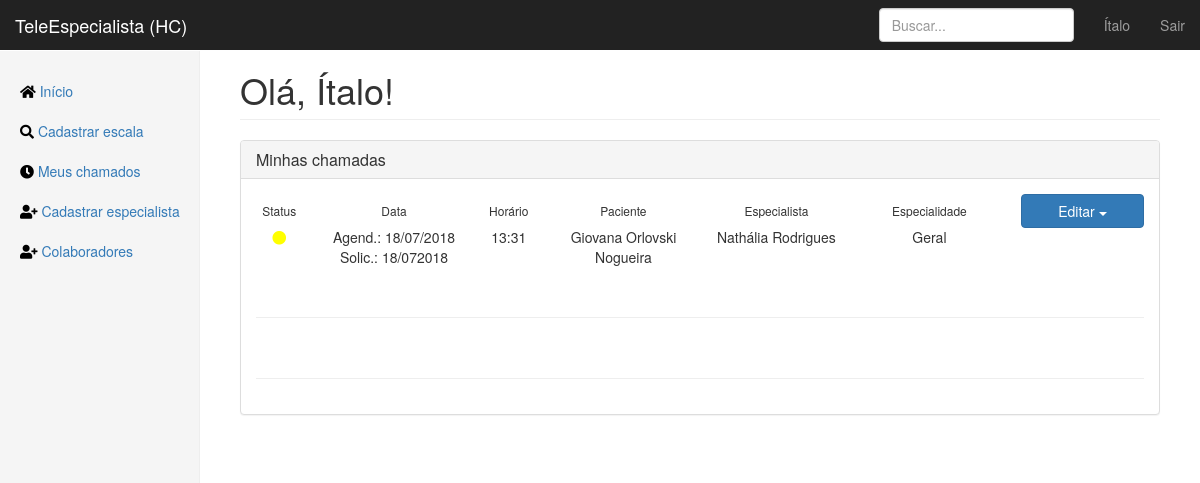
Screenshot of /home (signed in) with the database file from the repository.
### app/models.py (models this page shows, shortened)
class User(db.Model, UserMixin):
    id = db.Column(db.Integer, primary_key=True)
    email = db.Column(db.String(120), unique=True, nullable=False)
    password = db.Column(db.String(64), nullable=False)
    image_file = db.Column(db.String(100))
    crm = db.Column(db.Integer, unique=True, nullable=False)
    fullname = db.Column(db.String(256), nullable=False)
    birthdate = db.Column(db.DateTime)
    birthcity = db.Column(db.String(256))
    birthstate = db.Column(db.String(2))
    rg = db.Column(db.String(12), unique=True, nullable=False)
    cpf = db.Column(db.String(12), unique=True, nullable=False)
    cep = db.Column(db.Integer)
    place = db.Column(db.String(64))
    address = db.Column(db.String(256))
    neighborhood = db.Column(db.String(128))
    city = db.Column(db.String(128))
    state = db.Column(db.String(2))
    phone_1 = db.Column(db.String(16), nullable=False)
    phone_2 = db.Column(db.String(16))
    specialties = db.relationship('Specialty', secondary=joinsSpecialtyUser,
    backref=db.backref('doctors', lazy='dynamic'))
    consultas = db.relationship('Consulta', secondary=joinConsultaUser,
    backref=db.backref('doctors', lazy='dynamic'))
    shifts = db.relationship('Calendar', secondary=joinCalendarUser,
    backref=db.backref('doctor', lazy='dynamic'))

class Consulta(db.Model):
    id = db.Column(db.Integer, primary_key=True)
    data_solicitacao = db.Column(db.DateTime, default=datetime.datetime.now)
    data_agendada = db.Column(db.DateTime, default=datetime.datetime.now)
    nome_paciente = db.Column(db.String(256))
    status = db.Column(db.String(256), default="Aguardando") # Aguardando, Confirmada, Cancelada
    link_consulta = db.Column(db.String(256), default="Empty")
    def get_other_doctor(self, user_eu):
        return self.doctors.filter(User.id!=user_eu.id)[0]

class Specialty(db.Model):
    id = db.Column(db.Integer, primary_key=True)
    specialty = db.Column(db.String(64), unique=True, nullable=False)
    service_days = db.relationship('Calendar', backref='specialty')

### app/routes.py (the view)
@app.route("/home")
@login_required
def home():
    if current_user.specialties[0].specialty == 'Geral':
        homepage = 'home.html'
    else:
        homepage = 'homeSpecialist.html'
    return render_template(homepage, title="Início - TeleEspecialista")

### app/models.py (called while the page is built)
@login_manager.user_loader
def load_user(user_id):
    return User.query.get(int(user_id))

### app/templates/homeSpecialist.html (shortened to what this page needs)
{% extends "layout_specialist.html" %}
{% block content %}
<h1 class="page-header">Olá, {{ current_user.fullname.split(' ', 1)[0] }}!</h1>
<div class="panel panel-default">
    <div class="panel-heading">
        <h3 class="panel-title">Minhas chamadas</h3>
    </div>
    <div class="panel-body">
        {% for consulta in current_user.consultas[::-1] %}
        <div class="row">
            <div class="col-md-1 text-center">
                <h6>Status</h6>
                {% if consulta.status == "Aguardando" %}
                <i class="fas fa-circle" style="color:yellow;"></i>
                {% elif consulta.status == "Confirmada" %}
                <i class="fas fa-circle" style="color:lightgreen;"></i>
                {% else %}
                <i class="fas fa-circle" style="color:red;"></i>
                {%endif%}
            </div>
            <div class="col-md-2 text-center">
                <h6>Data</h6>
                Agend.: {{ consulta.data_agendada.strftime('%d/%m/%Y') }}
                Solic.: {{ consulta.data_solicitacao.strftime('%d/%m%Y') }}
            </div>
            <div class="col-md-1 text-center">
                <h6>Horário</h6>
                <p>{{ consulta.data_agendada.strftime('%H:%M') }}</p>
            </div>
            <div class="col-md-2 text-center">
                <h6>Paciente</h6>
                <p>{{ consulta.nome_paciente }}</p>
            </div>
            <div class="col-md-2 text-center">
                <h6>Especialista</h6>
                <p>{{consulta.get_other_doctor(current_user).fullname}}</p>
            </div>
            <div class="col-md-2 text-center">
                <h6>Especialidade</h6>
                <p>{{consulta.get_other_doctor(current_user).specialties[0].specialty}}</p>
            </div>
            <div class="col-md-2">
                <div class="btn-group btn-block">
                    <button type="button" class="btn btn-primary dropdown-toggle btn-block" data-toggle="dropdown" aria-haspopup="true" aria-expanded="false">
                        Editar <span class="caret"></span>
                    </button>
                </div>
            </div>
        </div>
        <br><hr>
        {% endfor %}
        <br><hr>
    </div>
</div>
{% endblock content %}

### app/templates/layout_specialist.html (shortened to what this page needs)
<!DOCTYPE html>
<html lang="pt-br">
<head>
    <link rel="stylesheet" href="https://use.fontawesome.com/releases/v5.0.13/css/all.css">
    <link href="{{ url_for('static', filename='css/bootstrap.min.css') }}" rel="stylesheet" type="text/css">
    <link href="{{ url_for('static', filename='css/dashboard.css') }}" rel="stylesheet" type="text/css">
    <link href="{{ url_for('static', filename='css/mainLogged.css') }}" rel="stylesheet" type="text/css">
</head>
<body>
    <nav class="navbar navbar-inverse navbar-fixed-top">
        <div class="container-fluid">
            <div class="navbar-header">
                <a class="navbar-brand" href="{{ url_for('home') }}">TeleEspecialista (HC)</a>
            </div>
            <div id="navbar" class="navbar-collapse collapse">
                <ul class="nav navbar-nav navbar-right">
                  <li><a href="{{ url_for("account") }}">{{current_user.fullname.split()[0]}}</a></li>
                    <li><a href="{{ url_for("logout") }}">Sair</a></li>
                </ul>
                <form class="navbar-form navbar-right">
                    <input type="text" class="form-control" placeholder="Buscar...">
                </form>
            </div>
        </div>
    </nav>
    <div class="container-fluid">
        <div class="row">
            <div class="col-sm-3 col-md-2 sidebar">
                <ul class="nav nav-sidebar">
                    <li><a href="{{ url_for("home") }}"> <i class="fa fa-home" style="color:black"></i>
                        Início<span class="sr-only">(current)</span></a></li>
                        <li><a href="{{ url_for("new_scale") }}"><i class="fa fa-search" style="color:black"></i>
                        Cadastrar escala</a></li>
                    <li><a href="{{ url_for("my_calls") }}"><i class="fa fa-clock" style="color:black"></i>
                        Meus chamados</a></li>
                    <li><a href="{{ url_for("register") }}"><i class="fa fa-user-plus" style="color:black"></i>
                        Cadastrar especialista</a></li>
                    <li><a href="{{ url_for("staff") }}"><i class="fa fa-user-plus" style="color:black"></i>
                        Colaboradores</a></li>
                </ul>
            </div>
            <div class="col-sm-9 col-sm-offset-3 col-md-10 col-md-offset-2 main">
                {% block content %}
                {% endblock content %}
            </div>
        </div>
    </div>
</body>
</html>

### app/static/css/dashboard.css (style rules this page uses)
body { padding-top: 50px; }
.navbar-fixed-top { border: 0; }
.sidebar { display: none; }
@media (min-width: 768px) { .sidebar { position: fixed; top: 51px; bottom: 0; left: 0; z-index: 1000; display: block; padding: 20px; overflow-x: hidden; overflow-y: auto; background-color: #f5f5f5; border-right: 1px solid #eee; } }
.nav-sidebar { margin-right: -21px; margin-bottom: 20px; margin-left: -20px; }
.nav-sidebar > li > a { padding-right: 20px; padding-left: 20px; }
.main { padding: 20px; }
@media (min-width: 768px) { .main { padding-right: 40px; padding-left: 40px; } }
.main .page-header { margin-top: 0; }

### rows the page displays
User: fullname "Ítalo"
Consulta: status "Aguardando" (drawn), data_agendada "18/07/2018", data_solicitacao "18/072018", data_agendada "13:31", nome_paciente "Giovana Orlovski Nogueira", get_other_doctor "Nathália Rodrigues", get_other_doctor "Geral"
